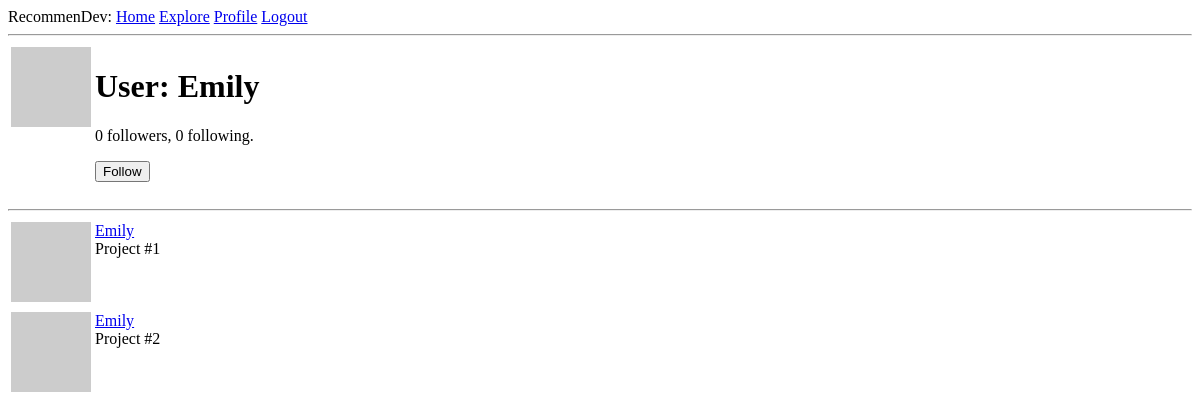
The page /user/Emily (signed in) on the database as committed earlier.
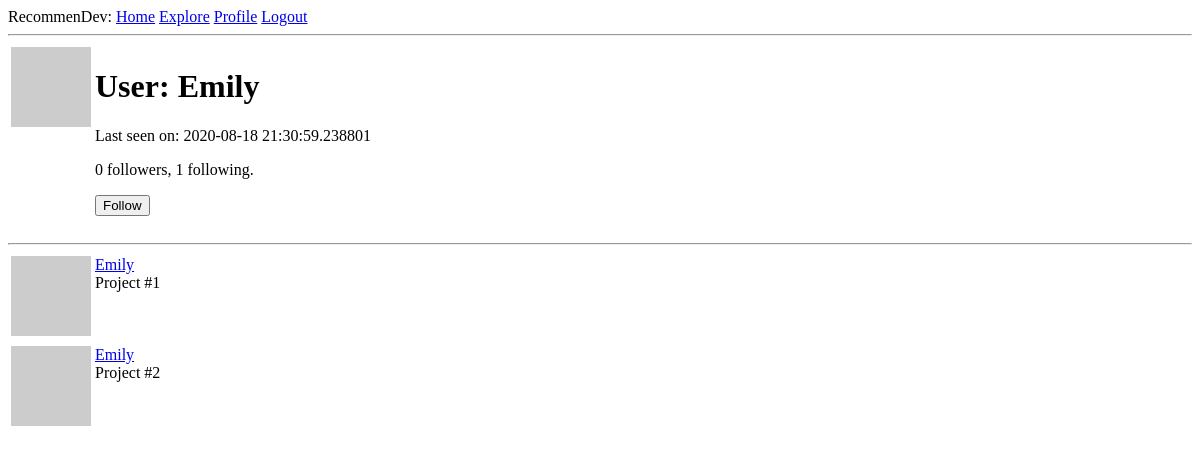
The same page on the database as committed later.
### app/models.py (models this page shows, shortened)
class User(UserMixin, db.Model):
    id = db.Column(db.Integer, primary_key=True)
    username = db.Column(db.String(30), index=True, unique=True)
    email = db.Column(db.String(50), index=True, unique=True)
    password_hash = db.Column(db.String(128))
    projects = db.relationship('Project', backref='owner', lazy='dynamic')
    about_me = db.Column(db.String(140))
    last_seen = db.Column(db.DateTime, default=datetime.utcnow)
    followed = db.relationship(
        'User', secondary=followers,
        primaryjoin=(followers.c.follower_id == id),
        secondaryjoin=(followers.c.followed_id == id),
        backref=db.backref('followers', lazy='dynamic'), lazy='dynamic')
    def avatar(self, size):
        digest = md5(self.email.lower().encode('utf-8')).hexdigest()
        return 'https://www.gravatar.com/avatar/{}?d=retro&s={}'.format(digest, size)
    def is_following(self, user):
        return self.followed.filter(
            followers.c.followed_id == user.id).count() > 0

### app/routes.py (the view)
@app.route('/user/<username>')
@login_required
def user(username):
    user = User.query.filter_by(username=username).first_or_404()
    projects = [
        {'owner': user, 'title': 'Project #1'},
        {'owner': user, 'title': 'Project #2'},
    ]
    form = EmptyForm()
    return render_template('user.html', user=user, projects=projects, form=form)

### app/forms.py
class EmptyForm(FlaskForm):
    submit = SubmitField('Submit')

### app/models.py (called while the page is built)
@login.user_loader
def load_user(id):
    return User.query.get(int(id))

### app/routes.py (called while the page is built)
@app.before_request
def before_request():
    if current_user.is_authenticated:
        current_user.last_seen = datetime.utcnow()
        db.session.commit()

### app/templates/user.html (shortened to what this page needs)
{% extends "base.html" %}
{% block content %}
    <table>
        <tr valign="top">
            <td><img src="{{ user.avatar(128) }}"></td>
            <td>
                <h1>User: {{ user.username }}</h1>
                {% if user.last_seen %}<p>Last seen on: {{ user.last_seen }}</p>{% endif %}
                <p>{{ user.followers.count() }} followers, {{ user.followed.count() }} following.</p>
                {% if user == current_user %}
                <p><a href="{{ url_for('edit_profile') }}">Edit my profile</a></p>
                {% elif not current_user.is_following(user) %}
                    <p>
                        <form action="{{ url_for('follow', username=user.username) }}" method="post">
                            {{ form.submit(value='Follow') }}
                        </form>
                    </p>
                {% endif %}
            </td>
        </tr>
    </table>
    <hr>
    {% for project in projects %}
        {% include '_project.html' %}
    {% endfor %}
{% endblock %}

### app/templates/_project.html
<table>
    <tr valign="top">
        <td><img src="{{ project.owner.avatar(36) }}"></td>
        <td>
            <a href="{{ url_for('user', username=project.owner.username) }}">
                {{ project.owner.username }}
            </a>
            <br>{{ project.title }}
        </td>
    </tr>
</table>

Rows that differ between the two databases and show on the page:
changed User "Emily": last_seen (not shown) → "2020-08-18 21:30:59.238801"
Other text that changed with them:
{{ user.followed.count() }}: "0" → "1"
text now shown: "Last seen on:"
